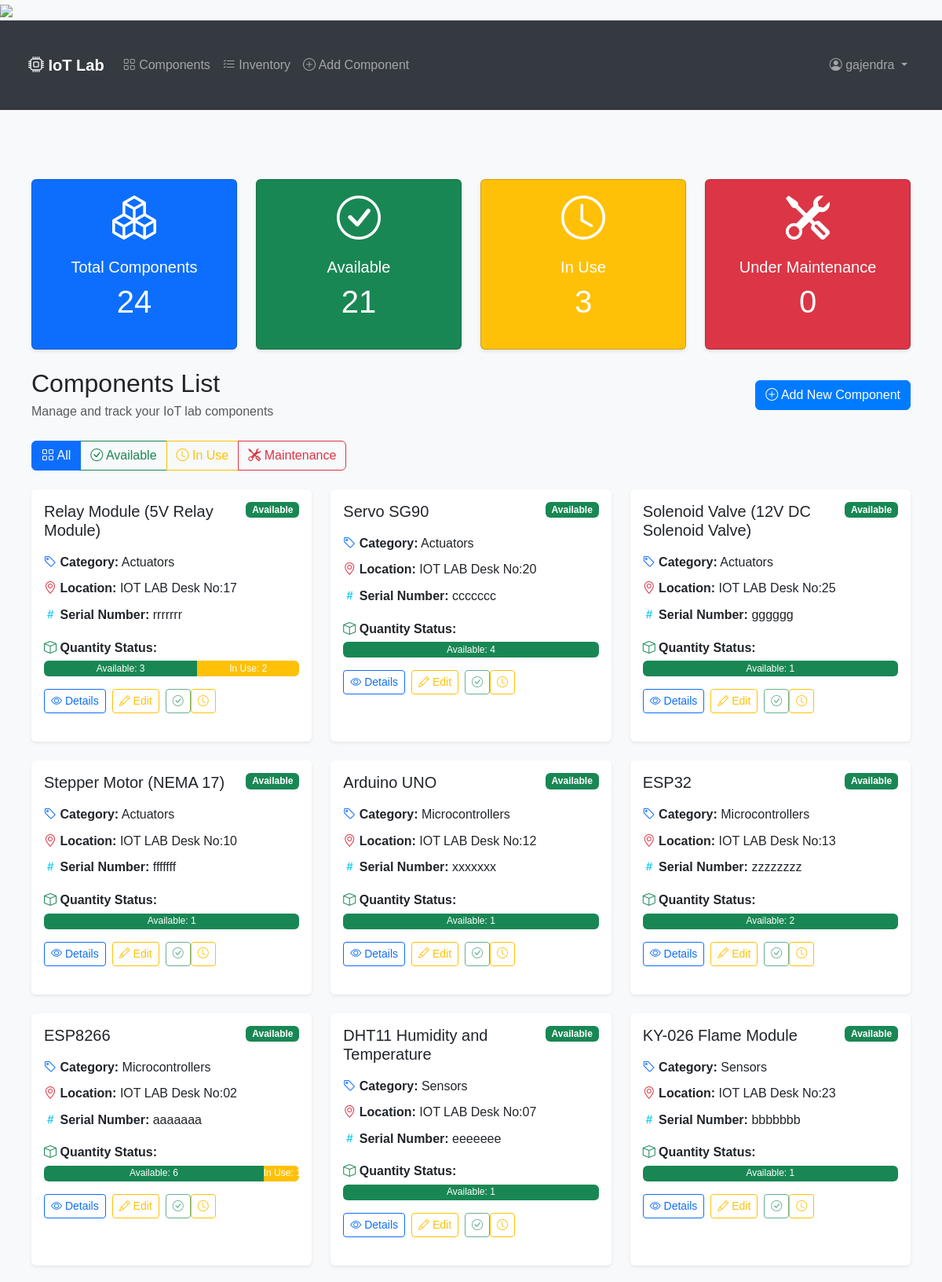
Page /components/ (signed in, upper part) on the earlier database version.
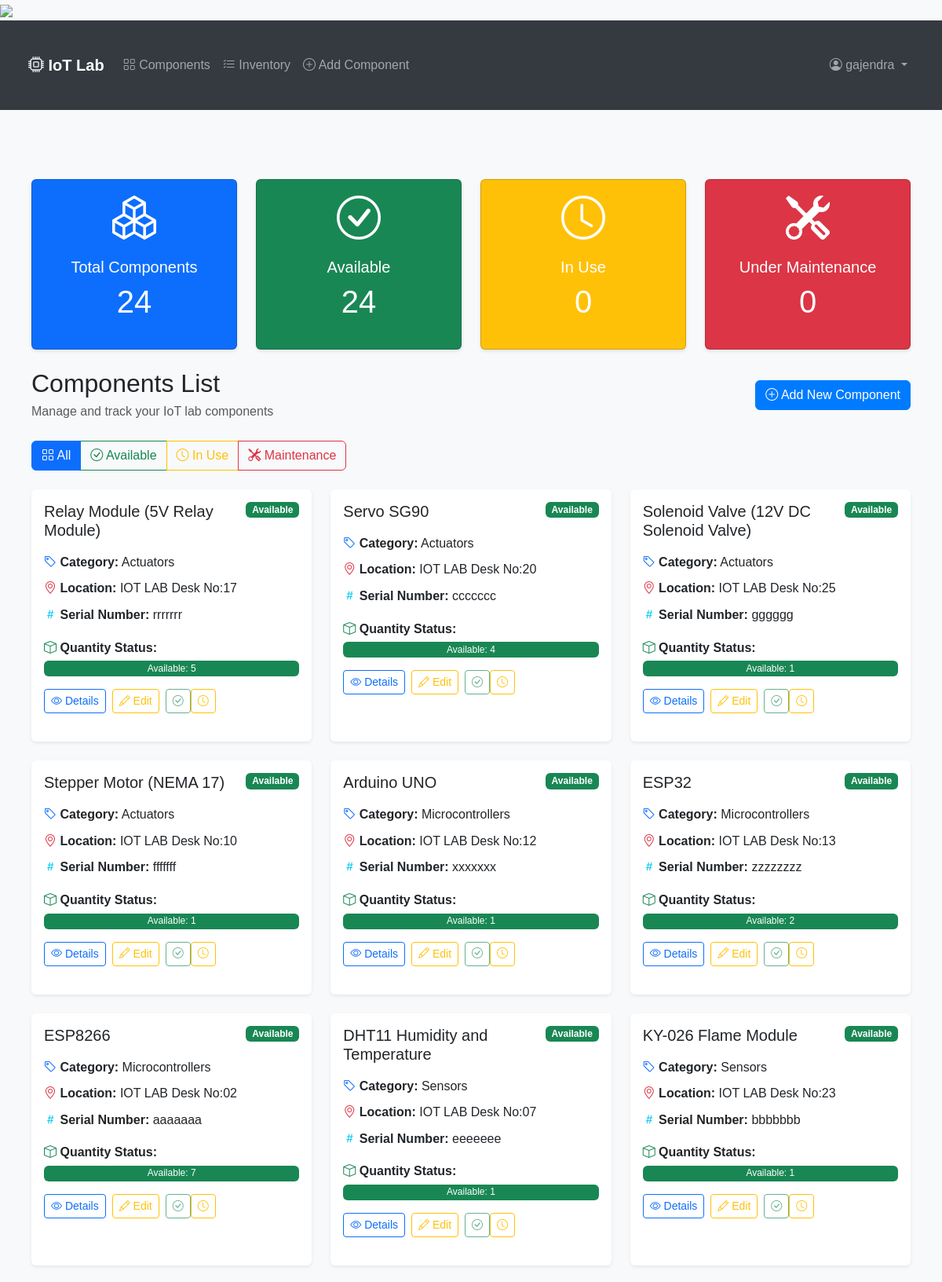
Same page on the later database version.
### components/models.py (models this page shows, shortened)
class Component(models.Model):
    STATUS_CHOICES = [
        ('available', 'Available'),
        ('in_use', 'In Use'),
        ('maintenance', 'Under Maintenance'),
        ('retired', 'Retired'),
    ]
    name = models.CharField(max_length=200)
    category = models.ForeignKey(Category, on_delete=models.CASCADE, related_name='components')
    description = models.TextField()
    serial_number = models.CharField(max_length=100, unique=True, null=True, blank=True)
    quantity = models.PositiveIntegerField(default=1)
    status = models.CharField(max_length=20, choices=STATUS_CHOICES, default='available')
    location = models.CharField(max_length=200)
    purchase_date = models.DateField()
    last_maintenance_date = models.DateField(null=True, blank=True)
    next_maintenance_date = models.DateField(null=True, blank=True)
    created_by = models.ForeignKey(User, on_delete=models.CASCADE, related_name='created_components')
    created_at = models.DateTimeField(auto_now_add=True)
    updated_at = models.DateTimeField(auto_now=True)
    image = models.ImageField(upload_to='components/', null=True, blank=True)

class Category(models.Model):
    name = models.CharField(max_length=100)
    description = models.TextField(blank=True)
    created_at = models.DateTimeField(auto_now_add=True)
    updated_at = models.DateTimeField(auto_now=True)
    class Meta:
        verbose_name_plural = "Categories"

### components/views.py (the view)
# urls.py: path('components/', views.ComponentListView.as_view(), name='component-list'),
class ComponentListView(LoginRequiredMixin, ListView):
    model = Component
    template_name = 'components/component_list.html'
    context_object_name = 'components'
    paginate_by = 12
    def get_queryset(self):
        queryset = Component.objects.all().prefetch_related(
            'checkouts'
        ).select_related(
            'category', 'created_by'
        ).order_by('category__name', 'name')
        status = self.request.GET.get('status')
        if status in ['available', 'in_use', 'maintenance']:
            queryset = queryset.filter(status=status)
        for component in queryset:
            component.latest_checkout = component.checkouts.filter(
                actual_return_date__isnull=True
            ).first()
        return queryset
    def get_context_data(self, **kwargs):
        context = super().get_context_data(**kwargs)
        components = Component.objects.prefetch_related('checkouts').all()
        total_quantity = 0
        available_quantity = 0
        in_use_quantity = 0
        maintenance_quantity = 0
        for component in components:
            active_checkouts = component.checkouts.filter(actual_return_date__isnull=True)
            in_use_count = sum(checkout.quantity for checkout in active_checkouts)
            if component.status == 'maintenance':
                maintenance_quantity += component.quantity
            else:
                available_count = max(0, component.quantity - in_use_count)
                available_quantity += available_count
                in_use_quantity += in_use_count
            total_quantity += component.quantity
        context['total_components'] = total_quantity
        context['available_components'] = available_quantity
        context['in_use_components'] = in_use_quantity
        context['maintenance_components'] = maintenance_quantity
        return context

### components/templatetags/component_extras.py (called while the page is built)
@register.filter
def active_checkouts(component):
    if not component or not hasattr(component, 'checkouts'):
        return []
    return component.checkouts.filter(actual_return_date__isnull=True)

@register.filter
def checkout_quantity(checkouts):
    if not checkouts:
        return 0
    if isinstance(checkouts, QuerySet):
        return sum(checkout.quantity for checkout in checkouts)
    return 0

@register.filter
def available_quantity(component):
    if not component:
        return 0
    active = active_checkouts(component)
    checked_out = checkout_quantity(active)
    return max(0, component.quantity - checked_out)

### components/templates/components/component_list.html (shortened to what the changed rows need)
{% extends "components/base.html" %}
{% load crispy_forms_tags %}
{% load component_extras %}
{% block content %}
<div class="container mt-4">
    <div class="row mb-4">
        <div class="col-md-3">
            <div class="card bg-success text-white h-100">
                <div class="card-body text-center">
                    <i class="bi bi-check-circle display-4"></i>
                    <h5 class="card-title mt-3">Available</h5>
                    <p class="display-6 mb-0">{{ available_components }}</p>
                </div>
            </div>
        </div>
        <div class="col-md-3">
            <div class="card bg-warning text-white h-100">
                <div class="card-body text-center">
                    <i class="bi bi-clock display-4"></i>
                    <h5 class="card-title mt-3">In Use</h5>
                    <p class="display-6 mb-0">{{ in_use_components }}</p>
                </div>
            </div>
        </div>
    </div>
    <div class="d-flex justify-content-between align-items-center mb-4">
        <div>
            <h2 class="mb-1">Components List</h2>
        </div>
    </div>
    <div class="row row-cols-1 row-cols-md-2 row-cols-lg-3 g-4">
        {% for component in components %}
        <div class="col">
            <div class="card h-100 border-0 shadow-sm">
                <div class="card-body">
                    <div class="d-flex justify-content-between align-items-start mb-3">
                        <h5 class="card-title mb-0">{{ component.name }}</h5>
                        <span class="badge {% if component.status == 'available' %}bg-success
                                       {% elif component.status == 'in_use' %}bg-warning
                                       {% elif component.status == 'maintenance' %}bg-danger
                                       {% else %}bg-secondary{% endif %}">
                            {{ component.get_status_display }}
                        </span>
                    </div>
                    <div class="mb-3">
                        <p class="card-text mb-2">
                            <i class="bi bi-tag text-primary"></i>
                            <strong>Category:</strong> {{ component.category.name }}
                        </p>
                        <p class="card-text mb-2">
                            <i class="bi bi-geo-alt text-danger"></i>
                            <strong>Location:</strong> {{ component.location }}
                        </p>
                        <p class="card-text mb-2">
                            <i class="bi bi-hash text-info"></i>
                            <strong>Serial Number:</strong> {{ component.serial_number|default:"Not provided" }}
                        </p>
                        <div class="mt-3">
                            <p class="card-text mb-1">
                                <i class="bi bi-box text-success"></i>
                                <strong>Quantity Status:</strong>
                            </p>
                            <div class="progress" style="height: 20px;">
                                {% with active=component|active_checkouts %}
                                {% with in_use=active|checkout_quantity %}
                                {% with available=component|available_quantity %}
                                {% if available > 0 %}
                                <div class="progress-bar bg-success" role="progressbar"
                                     style="width: {% widthratio available component.quantity 100 %}%">
                                    Available: {{ available }}
                                </div>
                                {% endif %}
                                {% if in_use > 0 %}
                                <div class="progress-bar bg-warning" role="progressbar"
                                     style="width: {% widthratio in_use component.quantity 100 %}%">
                                    In Use: {{ in_use }}
                                </div>
                                {% endif %}
                                {% endwith %}
                                {% endwith %}
                                {% endwith %}
                            </div>
                        </div>
                    </div>
                    <div class="mt-3 d-flex flex-wrap gap-2">
                        <a href="{% url 'component-detail' component.pk %}" class="btn btn-sm btn-outline-primary">
                            <i class="bi bi-eye"></i> Details
                        </a>
                        {% if user == component.created_by or user.is_staff %}
                        <a href="{% url 'component-update' component.pk %}" class="btn btn-sm btn-outline-warning">
                            <i class="bi bi-pencil"></i> Edit
                        </a>
                        {% endif %}
                        <div class="btn-group btn-group-sm">
                            <form method="post" action="{% url 'component-status-update' component.pk %}" class="d-inline">
                                <button type="submit" class="btn btn-sm btn-outline-success {% if component.status == 'available' %}active{% endif %}"
                                        {% if component.status == 'available' %}disabled{% endif %}>
                                    <i class="bi bi-check-circle"></i>
                                </button>
                            </form>
                            <form method="post" action="{% url 'component-status-update' component.pk %}" class="d-inline">
                                <button type="submit" class="btn btn-sm btn-outline-warning {% if component.status == 'in_use' %}active{% endif %}"
                                        {% if component.status == 'in_use' %}disabled{% endif %}>
                                    <i class="bi bi-clock"></i>
                                </button>
                            </form>
                        </div>
                    </div>
                </div>
            </div>
        </div>
        {% empty %}
        <div class="col-12">
            <div class="alert alert-info">
                <i class="bi bi-info-circle"></i> No components found.
            </div>
        </div>
        {% endfor %}
    </div>
</div>
{% endblock %}

Differences in the rows shown:
changed Component "Relay Module (5V Relay Module)": quantity "3" → "5"; in_use "2" → (not shown)
changed Component "ESP8266": quantity "6" → "7"; no longer shows "In Use:"
Other differences:
{{ available_components }}: "21" → "24"
{{ in_use_components }}: "3" → "0"
